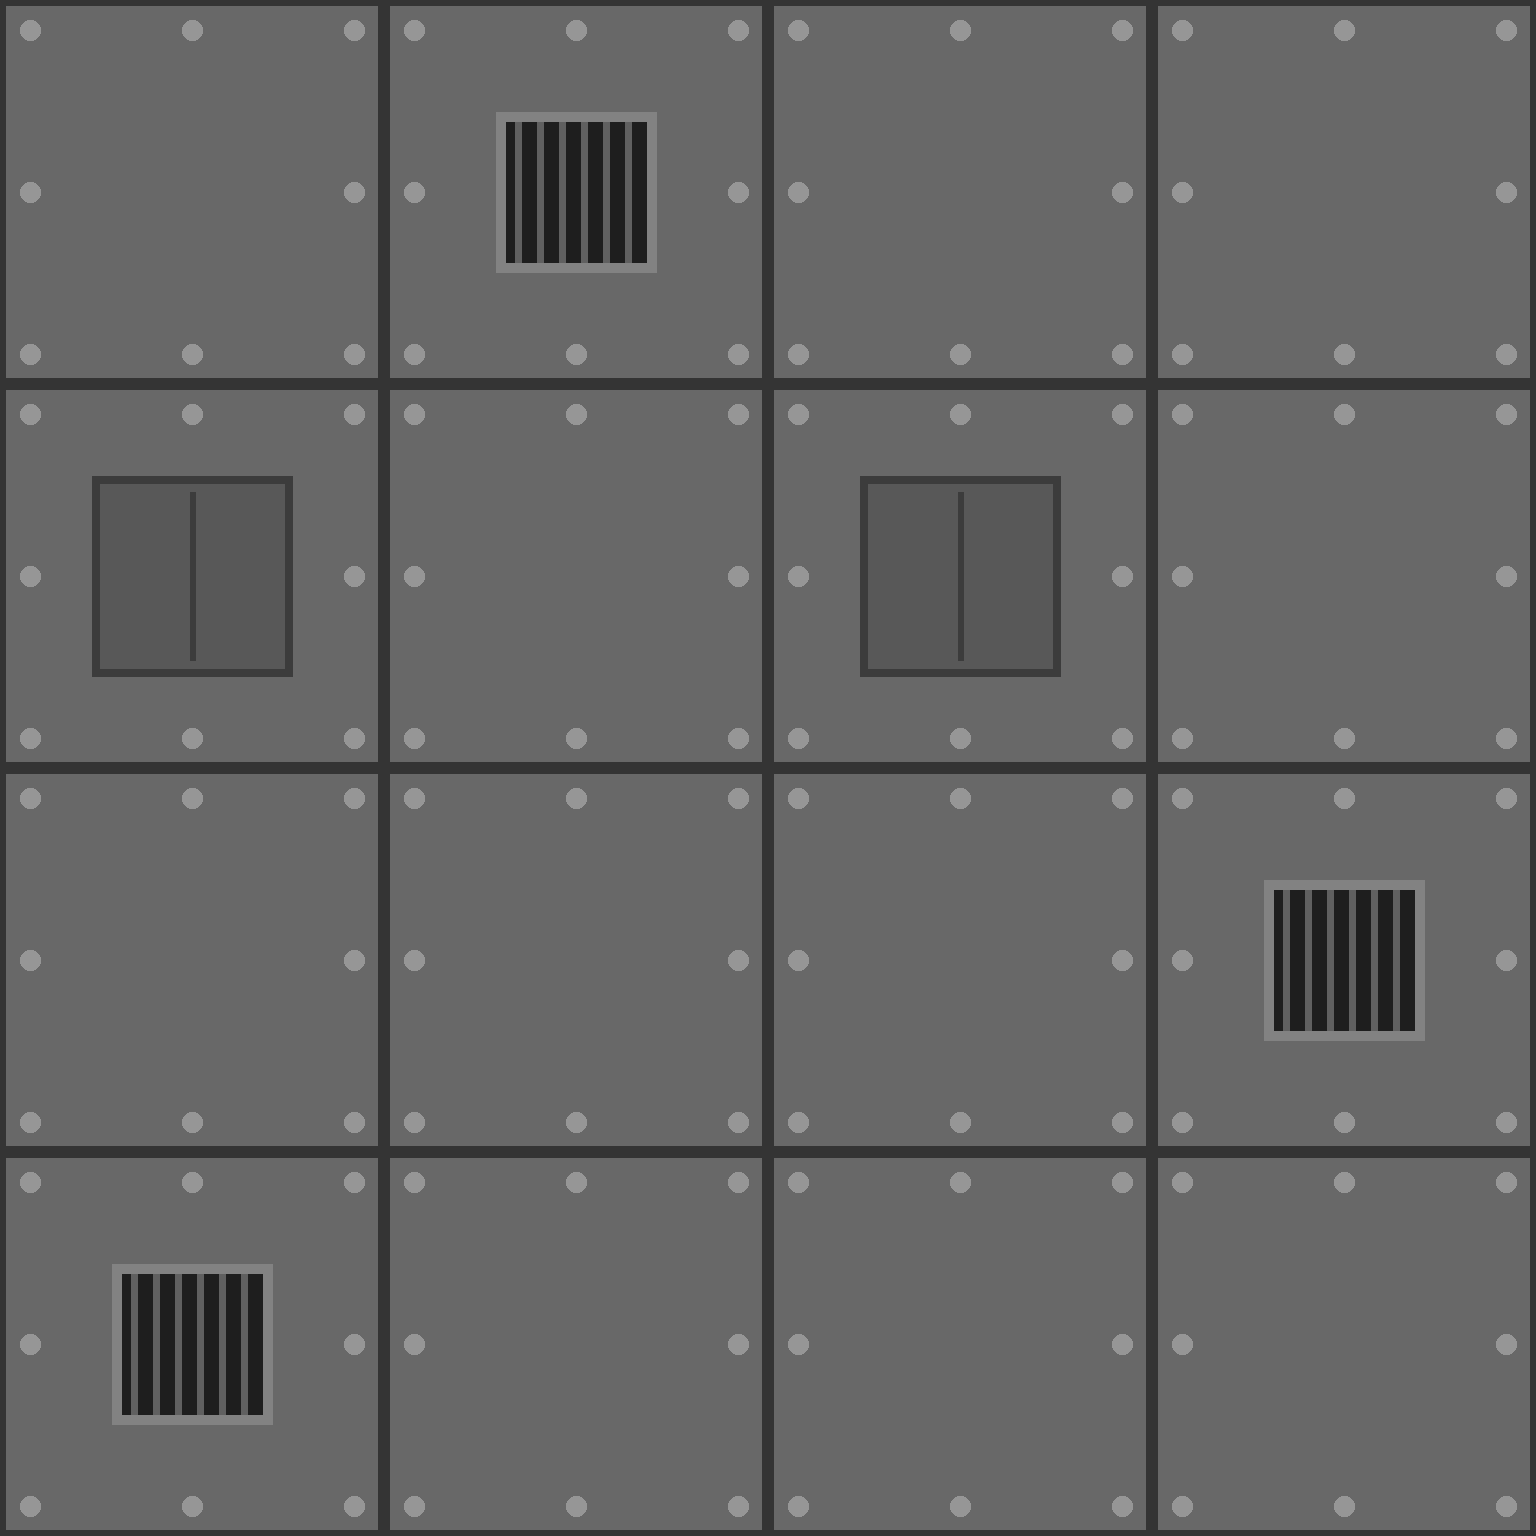

Python code for this plot:
"""Placement guides only; ImageGen supplies the finished sky port deck
(material: art-source/voids/sky-port/industrial/terrace-roof.png).

Two 1536x1536 opaque guides, each one seamless tile of the deck laid as an
8x8-cell pattern (192 px a cell here):
  sky-port-deck-guide.png  4x4 heavy deck plates, two cells square, seams
                           centred on the plate lines so half a seam falls on
                           each canvas edge and the tile repeats on a full
                           seam; a few plates carry a drainage grille or a
                           hatch cover.
  sky-port-pad-guide.png   the landing pad: two wide heat plates, faint weld
                           lines only.
"""
from pathlib import Path
from PIL import Image, ImageDraw

S, P = 1536, 384
here = Path(__file__).parent


def grey(v):
    return (v, v, v, 255)


def deck():
    image = Image.new('RGBA', (S, S), grey(104))
    d = ImageDraw.Draw(image)
    for k in range(0, S + 1, P):
        d.rectangle((k - 6, 0, k + 5, S), fill=grey(52))
        d.rectangle((0, k - 6, S, k + 5), fill=grey(52))
    for px in range(4):
        for py in range(4):
            x, y = px * P, py * P
            for bx in (30, P // 2, P - 30):
                for by in (30, P - 30):
                    for cx, cy in ((x + bx, y + by), (x + by, y + bx)):
                        d.ellipse((cx - 10, cy - 10, cx + 10, cy + 10), fill=grey(150))
    # Drainage grilles and hatch covers on a few plates, never on a seam.
    for px, py in ((1, 0), (3, 2), (0, 3)):
        x, y = px * P + 112, py * P + 112
        d.rectangle((x, y, x + 160, y + 160), fill=grey(30), outline=grey(130), width=10)
        for k in range(x + 22, x + 150, 22):
            d.line((k, y + 10, k, y + 150), fill=grey(96), width=7)
    for px, py in ((2, 1), (0, 1)):
        x, y = px * P + 92, py * P + 92
        d.rectangle((x, y, x + 200, y + 200), fill=grey(88), outline=grey(60), width=8)
        d.line((x + 100, y + 16, x + 100, y + 184), fill=grey(60), width=6)
    image.save(here / 'sky-port-deck-guide.png')


def pad():
    image = Image.new('RGBA', (S, S), grey(138))
    d = ImageDraw.Draw(image)
    for k in (0, S // 2, S):
        d.rectangle((0, k - 3, S, k + 2), fill=grey(112))
    image.save(here / 'sky-port-pad-guide.png')


deck()
pad()
